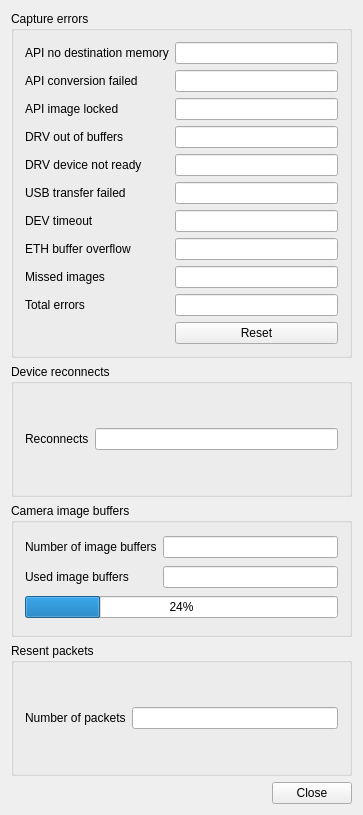
<?xml version="1.0" encoding="UTF-8"?>
<ui version="4.0">
 <class>imageinfodlgClass</class>
 <widget class="QWidget" name="imageinfodlgClass">
  <property name="geometry">
   <rect>
    <x>0</x>
    <y>0</y>
    <width>363</width>
    <height>815</height>
   </rect>
  </property>
  <property name="sizePolicy">
   <sizepolicy hsizetype="Fixed" vsizetype="Fixed">
    <horstretch>0</horstretch>
    <verstretch>0</verstretch>
   </sizepolicy>
  </property>
  <property name="windowTitle">
   <string>imageinfodlg</string>
  </property>
  <layout class="QGridLayout" name="gridLayout_4">
   <item row="0" column="0">
    <widget class="QGroupBox" name="groupBox">
     <property name="title">
      <string>Capture errors</string>
     </property>
     <layout class="QGridLayout" name="gridLayout">
      <item row="0" column="0">
       <widget class="QLabel" name="label">
        <property name="text">
         <string>API no destination memory</string>
        </property>
       </widget>
      </item>
      <item row="0" column="1">
       <widget class="QLineEdit" name="lineEdit_1">
        <property name="enabled">
         <bool>true</bool>
        </property>
        <property name="readOnly">
         <bool>true</bool>
        </property>
       </widget>
      </item>
      <item row="1" column="0">
       <widget class="QLabel" name="label_2">
        <property name="text">
         <string>API conversion failed</string>
        </property>
       </widget>
      </item>
      <item row="1" column="1">
       <widget class="QLineEdit" name="lineEdit_2">
        <property name="enabled">
         <bool>true</bool>
        </property>
        <property name="readOnly">
         <bool>true</bool>
        </property>
       </widget>
      </item>
      <item row="2" column="0">
       <widget class="QLabel" name="label_3">
        <property name="text">
         <string>API image locked</string>
        </property>
       </widget>
      </item>
      <item row="2" column="1">
       <widget class="QLineEdit" name="lineEdit_3">
        <property name="enabled">
         <bool>true</bool>
        </property>
        <property name="readOnly">
         <bool>true</bool>
        </property>
       </widget>
      </item>
      <item row="5" column="1">
       <widget class="QLineEdit" name="lineEdit_6">
        <property name="enabled">
         <bool>true</bool>
        </property>
        <property name="readOnly">
         <bool>true</bool>
        </property>
       </widget>
      </item>
      <item row="8" column="1">
       <widget class="QLineEdit" name="lineEdit_9">
        <property name="enabled">
         <bool>true</bool>
        </property>
        <property name="readOnly">
         <bool>true</bool>
        </property>
       </widget>
      </item>
      <item row="9" column="1">
       <widget class="QLineEdit" name="lineEdit_total">
        <property name="enabled">
         <bool>true</bool>
        </property>
        <property name="readOnly">
         <bool>true</bool>
        </property>
       </widget>
      </item>
      <item row="12" column="1">
       <widget class="QPushButton" name="pBReset">
        <property name="text">
         <string>Reset</string>
        </property>
       </widget>
      </item>
      <item row="4" column="1">
       <widget class="QLineEdit" name="lineEdit_5">
        <property name="enabled">
         <bool>true</bool>
        </property>
        <property name="readOnly">
         <bool>true</bool>
        </property>
       </widget>
      </item>
      <item row="3" column="1">
       <widget class="QLineEdit" name="lineEdit_4">
        <property name="enabled">
         <bool>true</bool>
        </property>
        <property name="readOnly">
         <bool>true</bool>
        </property>
       </widget>
      </item>
      <item row="3" column="0">
       <widget class="QLabel" name="label_6">
        <property name="text">
         <string>DRV out of buffers</string>
        </property>
       </widget>
      </item>
      <item row="4" column="0">
       <widget class="QLabel" name="label_5">
        <property name="text">
         <string>DRV device not ready</string>
        </property>
       </widget>
      </item>
      <item row="5" column="0">
       <widget class="QLabel" name="label_4">
        <property name="text">
         <string>USB transfer failed</string>
        </property>
       </widget>
      </item>
      <item row="6" column="1">
       <widget class="QLineEdit" name="lineEdit_7">
        <property name="enabled">
         <bool>true</bool>
        </property>
        <property name="readOnly">
         <bool>true</bool>
        </property>
       </widget>
      </item>
      <item row="7" column="1">
       <widget class="QLineEdit" name="lineEdit_8">
        <property name="enabled">
         <bool>true</bool>
        </property>
        <property name="readOnly">
         <bool>true</bool>
        </property>
       </widget>
      </item>
      <item row="6" column="0">
       <widget class="QLabel" name="label_9">
        <property name="text">
         <string>DEV timeout</string>
        </property>
       </widget>
      </item>
      <item row="7" column="0">
       <widget class="QLabel" name="label_10">
        <property name="text">
         <string>ETH buffer overflow</string>
        </property>
       </widget>
      </item>
      <item row="8" column="0">
       <widget class="QLabel" name="label_11">
        <property name="text">
         <string>Missed images</string>
        </property>
       </widget>
      </item>
      <item row="9" column="0">
       <widget class="QLabel" name="label_12">
        <property name="text">
         <string>Total errors</string>
        </property>
       </widget>
      </item>
     </layout>
    </widget>
   </item>
   <item row="1" column="0">
    <widget class="QGroupBox" name="groupBox_4">
     <property name="title">
      <string>Device reconnects</string>
     </property>
     <layout class="QGridLayout" name="gridLayout_5">
      <item row="0" column="0">
       <widget class="QLabel" name="label_14">
        <property name="text">
         <string>Reconnects</string>
        </property>
       </widget>
      </item>
      <item row="0" column="1">
       <widget class="QLineEdit" name="lineEdit_Reconnects">
        <property name="enabled">
         <bool>true</bool>
        </property>
        <property name="readOnly">
         <bool>true</bool>
        </property>
       </widget>
      </item>
     </layout>
    </widget>
   </item>
   <item row="2" column="0">
    <widget class="QGroupBox" name="groupBox_2">
     <property name="minimumSize">
      <size>
       <width>0</width>
       <height>30</height>
      </size>
     </property>
     <property name="title">
      <string>Camera image buffers</string>
     </property>
     <layout class="QGridLayout" name="gridLayout_2">
      <item row="0" column="0">
       <widget class="QLabel" name="label_7">
        <property name="text">
         <string>Number of image buffers</string>
        </property>
       </widget>
      </item>
      <item row="1" column="0">
       <widget class="QLabel" name="label_13">
        <property name="text">
         <string>Used image buffers</string>
        </property>
       </widget>
      </item>
      <item row="2" column="0" colspan="2">
       <widget class="QProgressBar" name="progress_ImageBuffers">
        <property name="value">
         <number>24</number>
        </property>
       </widget>
      </item>
      <item row="0" column="1">
       <widget class="QLineEdit" name="lineEdit_ImageBuffers">
        <property name="enabled">
         <bool>true</bool>
        </property>
        <property name="readOnly">
         <bool>true</bool>
        </property>
       </widget>
      </item>
      <item row="1" column="1">
       <widget class="QLineEdit" name="lineEdit_ImageBuffersInUse">
        <property name="enabled">
         <bool>true</bool>
        </property>
        <property name="readOnly">
         <bool>true</bool>
        </property>
       </widget>
      </item>
     </layout>
    </widget>
   </item>
   <item row="3" column="0">
    <widget class="QGroupBox" name="groupBox_3">
     <property name="minimumSize">
      <size>
       <width>0</width>
       <height>40</height>
      </size>
     </property>
     <property name="title">
      <string>Resent packets</string>
     </property>
     <layout class="QGridLayout" name="gridLayout_3">
      <item row="0" column="0">
       <widget class="QLabel" name="label_8">
        <property name="text">
         <string>Number of packets</string>
        </property>
       </widget>
      </item>
      <item row="0" column="1">
       <widget class="QLineEdit" name="lineEdit_MissingPackets">
        <property name="enabled">
         <bool>true</bool>
        </property>
        <property name="readOnly">
         <bool>true</bool>
        </property>
       </widget>
      </item>
     </layout>
    </widget>
   </item>
   <item row="4" column="0">
    <widget class="QDialogButtonBox" name="buttonBox">
     <property name="standardButtons">
      <set>QDialogButtonBox::Close</set>
     </property>
    </widget>
   </item>
  </layout>
 </widget>
 <layoutdefault spacing="6" margin="11"/>
 <resources/>
 <connections/>
</ui>
